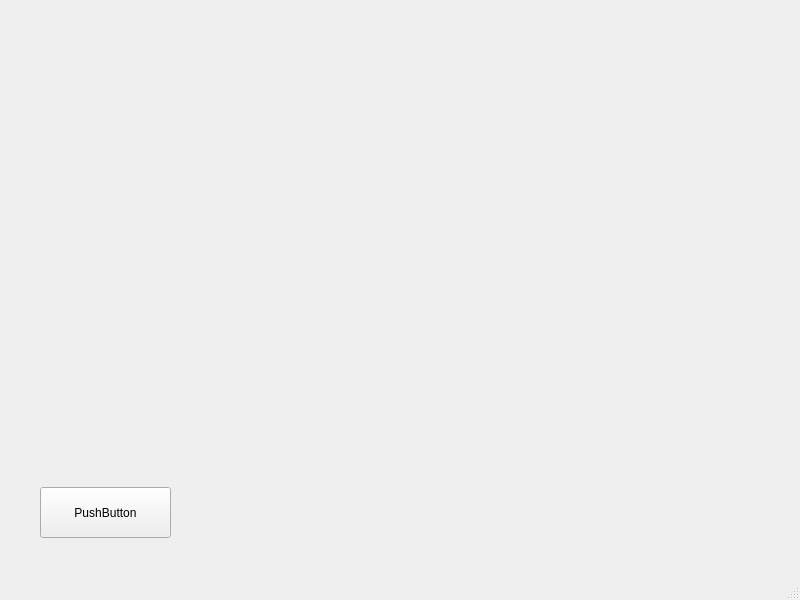
<?xml version="1.0" encoding="UTF-8"?>
<ui version="4.0">
 <class>MainWindow</class>
 <widget class="QMainWindow" name="MainWindow">
  <property name="geometry">
   <rect>
    <x>0</x>
    <y>0</y>
    <width>800</width>
    <height>600</height>
   </rect>
  </property>
  <property name="windowTitle">
   <string>MainWindow</string>
  </property>
  <widget class="QWidget" name="centralwidget">
   <widget class="QLabel" name="lbl_photo">
    <property name="geometry">
     <rect>
      <x>50</x>
      <y>20</y>
      <width>721</width>
      <height>451</height>
     </rect>
    </property>
    <property name="text">
     <string/>
    </property>
    <property name="pixmap">
     <pixmap>../../Pictures/Screenshots/118593398_946022019216635_8574564937609863361_n.png</pixmap>
    </property>
    <property name="scaledContents">
     <bool>true</bool>
    </property>
    <property name="alignment">
     <set>Qt::AlignBottom|Qt::AlignJustify</set>
    </property>
   </widget>
   <widget class="QPushButton" name="btn_openFIle">
    <property name="geometry">
     <rect>
      <x>40</x>
      <y>487</y>
      <width>131</width>
      <height>51</height>
     </rect>
    </property>
    <property name="text">
     <string>PushButton</string>
    </property>
   </widget>
  </widget>
  <widget class="QMenuBar" name="menubar">
   <property name="geometry">
    <rect>
     <x>0</x>
     <y>0</y>
     <width>800</width>
     <height>26</height>
    </rect>
   </property>
  </widget>
  <widget class="QStatusBar" name="statusbar"/>
 </widget>
 <resources/>
 <connections/>
</ui>
